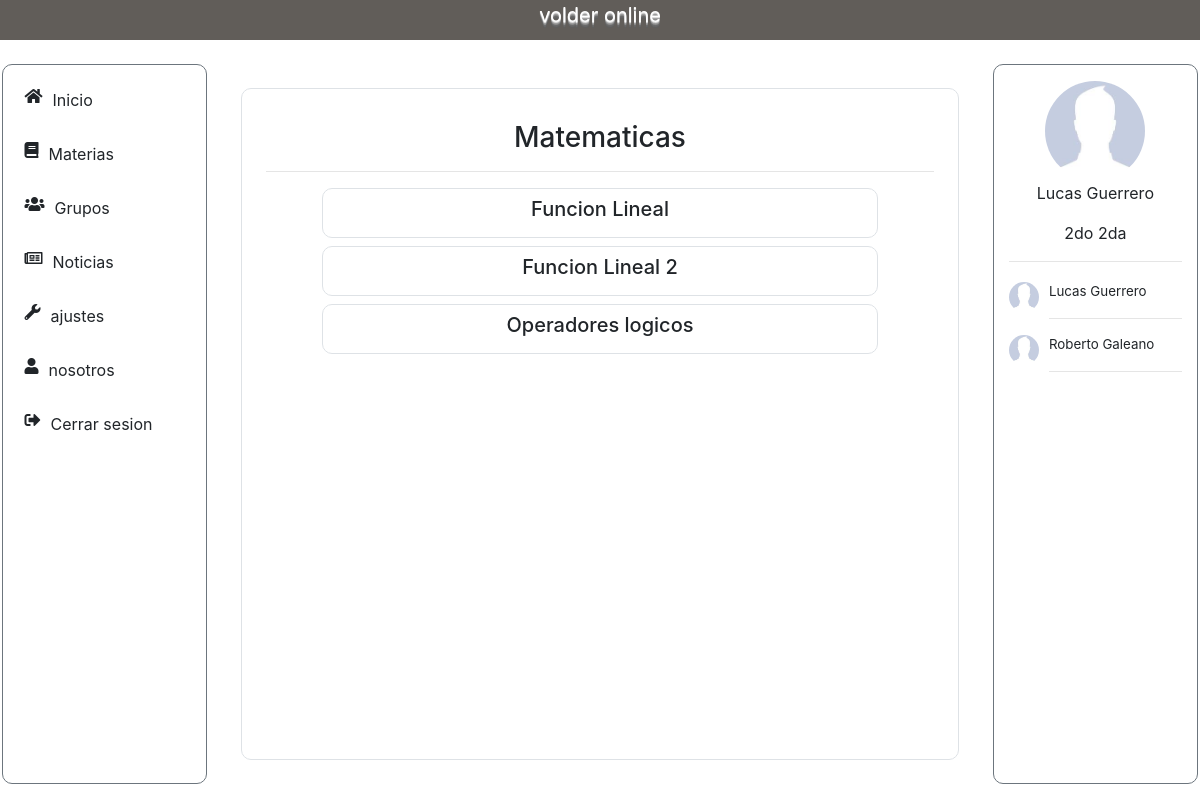
Screenshot of /estudiante/materia/1/ (signed in) with the database file from the repository.
### usuarios/models.py (models this page shows, shortened)
class Materia(models.Model):
    nombre = models.CharField(max_length=50)
    curso = models.ForeignKey(Cursoos, on_delete = models.CASCADE, null=True, blank=True)
    profesor = models.ForeignKey(Profesor, on_delete = models.CASCADE, null=True, blank=True)
    trabajos_entregados = models.IntegerField(null=True, blank=True)

class Trabajo(models.Model):
    titulo = models.CharField(max_length=50)
    materia = models.ForeignKey(Materia, on_delete = models.CASCADE, null=True, blank=True)
    fecha_de_subida = models.DateTimeField(auto_now_add=True)
    fecha_de_entrega = models.DateTimeField(auto_now_add=False)
    tipo_de_trabajo = models.ForeignKey(TipoDeTarea, on_delete = models.CASCADE, null=True, blank=True)
    consigna = models.CharField(max_length=50)
    contenido = models.TextField()
    fuentes = models.CharField(max_length=50)

class Estudiante(models.Model):
    user = models.OneToOneField(User, on_delete = models.CASCADE)
    nombre = models.CharField(max_length=50)
    apellido = models.CharField(max_length=50)
    dni = models.IntegerField(unique=True)
    email = models.EmailField(unique=True)
    curso = models.ForeignKey(Cursoos, on_delete = models.CASCADE, null=True, blank=True)
    def __str__(self):
        nombre_y_apellido = self.nombre + " " + self.apellido
        return nombre_y_apellido

class Cursoos(models.Model):
    curso = models.CharField(max_length=10, null=True, blank=True)
    division = models.CharField(max_length=10, null=True, blank=True)

### volder_app/views.py (the view)
# urls.py: path('materia/<int:id_materia>/', login_required(views.materia), name="materia"),
def materia(request, id_materia):
    id_curso = request.user.estudiante.curso.id
    compañero = Estudiante.objects.filter(curso=id_curso)
    materia = Materia.objects.get(id=id_materia)
    trabajos = Trabajo.objects.filter(materia = materia)
    cont = {
        "trabajos":trabajos,
        "materia":materia,
        "compañero":compañero,
    }
    return render(request, "volder/materia.html", cont)

### volder_app/templates/volder/materia.html
{% extends 'volder/base.html' %}
{% load static %}
{% block content %}
<div class="mid-tarea mid-contenido-animacion border col-10 col-md-7 mx-auto my-5 px-4 py-3">
    <h3 id="materias" class="text-center col-12 pt-3">{{materia.nombre}}</h3>  <hr>
    {% for trabajo in trabajos %}
    <div class="trabajos col-10 border p-2 my-2 mx-auto">
        <h5 class="titulo text-center">{{trabajo.titulo}}</h5>
    </div>
    {% endfor %}
</div>
{% include 'volder/perfil_alumno.html' %}
{% endblock %}

### volder_app/templates/volder/perfil_alumno.html
{% load static %}
<div id="container"class="container container-animacion col-10 col-md-2 my-4 border border-secondary">
    <div class="perfil">
        <img class="foto mt-3" src="{% static 'img/fotoPerfil.jpg' %}">
        <div class="nombre">
            <p>{{user.estudiante.nombre}} {{user.estudiante.apellido}}</p>
        </div>
        <div class="curso">
            <p>{{user.estudiante.curso.curso}} {{user.estudiante.curso.division}}</p>
        </div>
    </div>
    <hr>
    <div class="compañeros compañeros-animacion row py-1">
        {% for compañero in compañero %}
            <div class="perfil col-6 col-md-12">
                <img class="foto-compañeros" src="{% static 'img/fotoPerfil.jpg' %}">
                <div class="nick">
                    <p>{{compañero}}</p>
                    <hr>
                </div>
            </div>
        {% endfor %}
    </div>
</div>

### volder_app/static/css/estudiante/main.css (style rules this page uses)
.trabajos { border-radius: 20px; }
.border { border-radius: 10px; }
.contenedor, .container { height: 90vh; overflow-y: scroll; scrollbar-color: rgba(0, 0, 0, .5) rgba(0, 0, 0, 0); scrollbar-width: thin; }
#nav, #container, #container-comentario { position: sticky; top: 20px; }
.container .perfil .foto { display:block; margin:auto; height: 100px; width: 100px; border-radius: 50%; }
.container .perfil .nombre, .curso { text-align: center; }
.compañeros .foto-compañeros { display:block; float: left; height: 30px; width: 30px; border-radius: 50%; }
.compañeros .nick { font-size: smaller; margin-left: 40px; }
.mid-tarea { height: auto; }

### rows the page displays
Materia: nombre "Matematicas"
Trabajo: titulo "Funcion Lineal"
Trabajo: titulo "Funcion Lineal 2"
Trabajo: titulo "Operadores logicos"
Estudiante: nombre+apellido "Lucas Guerrero"
Estudiante: nombre+apellido "Roberto Galeano"

### other values shown
{{ user.estudiante.nombre }} "Lucas"
{{ user.estudiante.apellido }} "Guerrero"
{{ user.estudiante.curso.curso }} "2do"
{{ user.estudiante.curso.division }} "2da"
